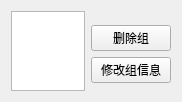
                  <widget class="QWidget" name="scrollAreaWidgetContents_8">
                   <property name="geometry">
                    <rect>
                     <x>0</x>
                     <y>0</y>
                     <width>182</width>
                     <height>102</height>
                    </rect>
                   </property>
                   <layout class="QGridLayout" name="gridLayout_53">
                    <item row="0" column="0" rowspan="4">
                     <widget class="QTableWidget" name="searchResult_8"/>
                    </item>
                    <item row="0" column="1">
                     <spacer name="verticalSpacer_18">
                      <property name="orientation">
                       <enum>Qt::Vertical</enum>
                      </property>
                      <property name="sizeHint" stdset="0">
                       <size>
                        <width>20</width>
                        <height>249</height>
                       </size>
                      </property>
                     </spacer>
                    </item>
                    <item row="1" column="1">
                     <widget class="QPushButton" name="deleteGroup">
                      <property name="text">
                       <string>删除组</string>
                      </property>
                     </widget>
                    </item>
                    <item row="2" column="1">
                     <widget class="QPushButton" name="changeGroup">
                      <property name="text">
                       <string>修改组信息</string>
                      </property>
                     </widget>
                    </item>
                    <item row="3" column="1">
                     <spacer name="verticalSpacer_19">
                      <property name="orientation">
                       <enum>Qt::Vertical</enum>
                      </property>
                      <property name="sizeHint" stdset="0">
                       <size>
                        <width>20</width>
                        <height>249</height>
                       </size>
                      </property>
                     </spacer>
                    </item>
                   </layout>
                  </widget>
